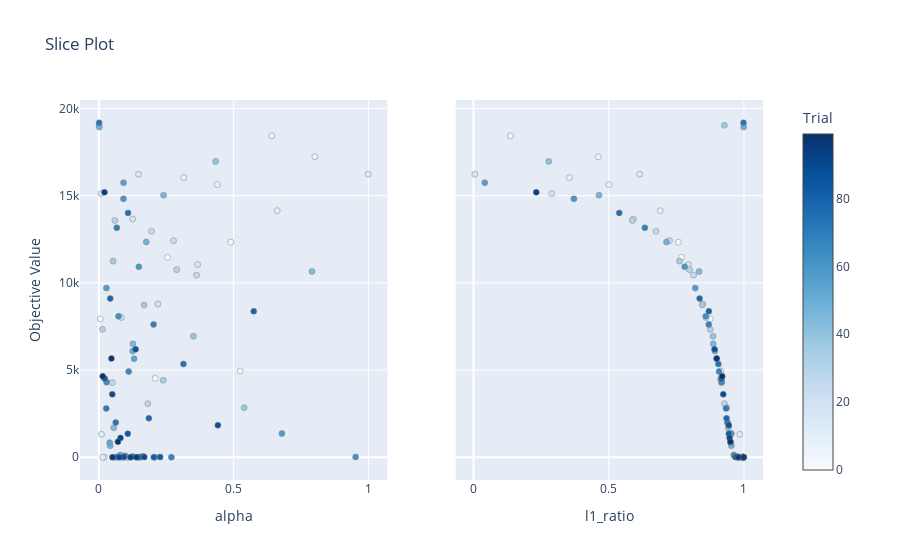

Notebook code for this chart:
### Code cell
import optuna
import optuna.visualization as vis

import numpy as np

from sklearn.linear_model import ElasticNet
from sklearn.metrics import mean_squared_error
from sklearn.model_selection import train_test_split


def objective(trial):
    # Load dataset
    
    X, y = data
    X_train, X_test, y_train, y_test = train_test_split(X, y, test_size=0.3, random_state=42)
    # Suggest hyperparameters
    alpha = trial.suggest_float("alpha", 0.0, 1.0)
    l1_ratio = trial.suggest_float("l1_ratio", 0.0, 1.0)
    # Train and evaluate model
    model = ElasticNet(alpha=alpha, l1_ratio=l1_ratio)
    model.fit(X_train, y_train)
    y_pred = model.predict(X_test)
    score = mean_squared_error(y_test, y_pred)
    return score


# Create a study object
pruner = optuna.pruners.MedianPruner()
study = optuna.create_study(direction="minimize", pruner=pruner)

# Optimize the objective function
study.optimize(objective, n_trials=100)

print("Best hyperparameters:", study.best_params)
print("Best value:", study.best_value)

vis.plot_optimization_history(study)
vis.plot_param_importances(study)
vis.plot_slice(study)
